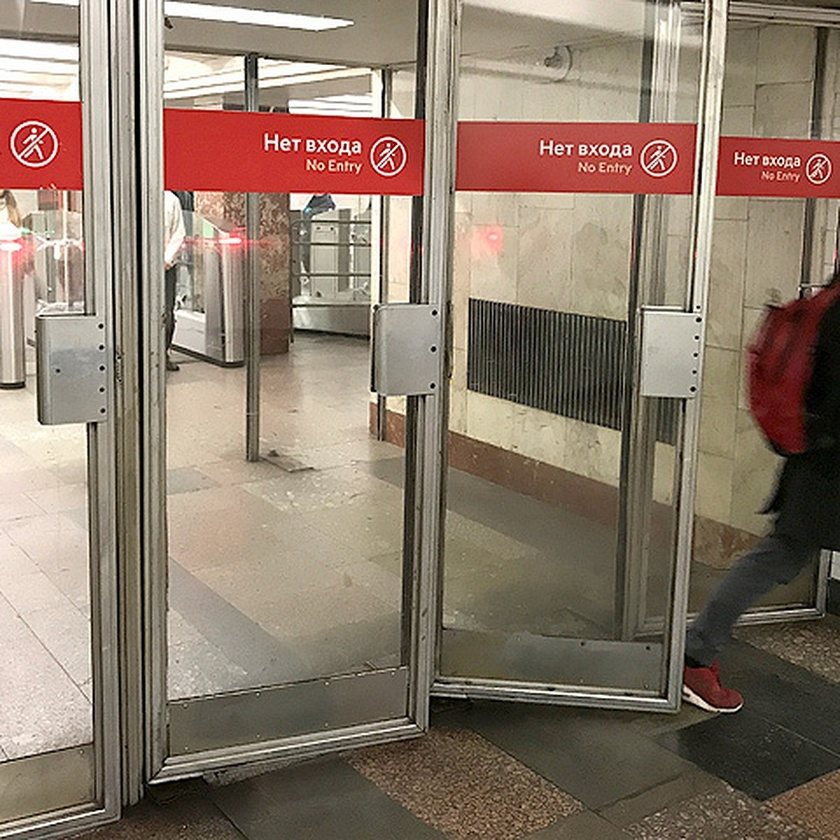
#> input picture homework_lesson33_OpenCV/data/de-1200.jpg, 840 x 840 px, shrunk from 1200 x 1200 before the run
$ jupyter execute --allow-errors openCV.ipynb
#> lines starting #> are read from the running program, lines starting #| are printed output that depends on the picture
[cell 1]
import numpy as np
import os
import cv2

[cell 2]
xz=0				   #Переменная нужна для создания уникальных файлов.
# [34 lines left out: function sim_xyz, not called in this run]


#> (the rest of this cell did not finish here and is left out)

[cell 3]
xz = 0
data_exit = os.listdir('data/') 	    		  #Папка с файлами, которые ищем.

src = cv2.imread(r'data/de-1200.jpg')         #Читаем файл
#> src is the input picture: shape (840, 840, 3); mean B, G, R 106.8, 122.4, 140.2

gray = cv2.cvtColor(src, cv2.COLOR_BGR2GRAY)	             #Переводим изображение в оттенки  серого.
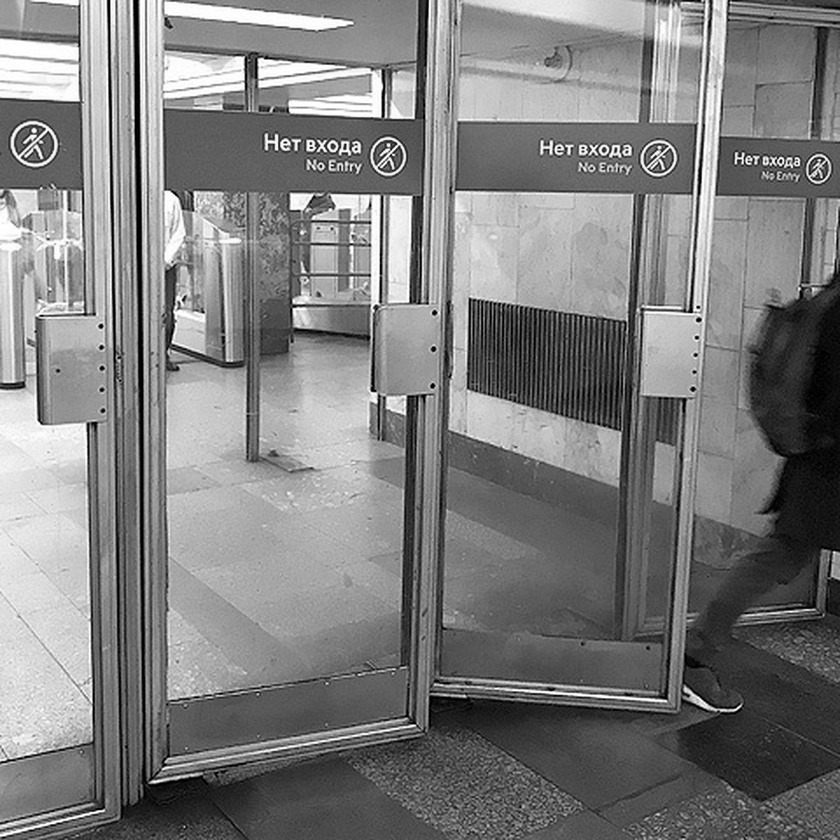
#> gray: shape (840, 840); min 0, max 255, mean 125.9
gray = cv2.imread(r'data/de-1200.jpg', cv2.IMREAD_GRAYSCALE)
#> gray: shape (840, 840); min 0, max 255, mean 126
#> (the rest of this cell did not finish here and is left out)

#> (a cell that did not finish here is left out)

[cell 5]
template = cv2.imread('de-1202.jpg')
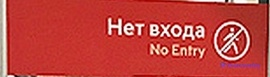
#> input picture homework_lesson33_OpenCV/de-1202.jpg, 270 x 77 px, shrunk from 385 x 110 before the run
#> template is the input picture: shape (77, 270, 3); mean B, G, R 60.1, 65.2, 191.1
template = cv2.cvtColor(template, cv2.COLOR_BGR2RGB)
#> (the rest of this cell did not finish here and is left out)

[cell 6]
image = cv2.imread('data/de-1200.jpg')
image = cv2.cvtColor(image, cv2.COLOR_BGR2RGB)
#> (the rest of this cell did not finish here and is left out)
